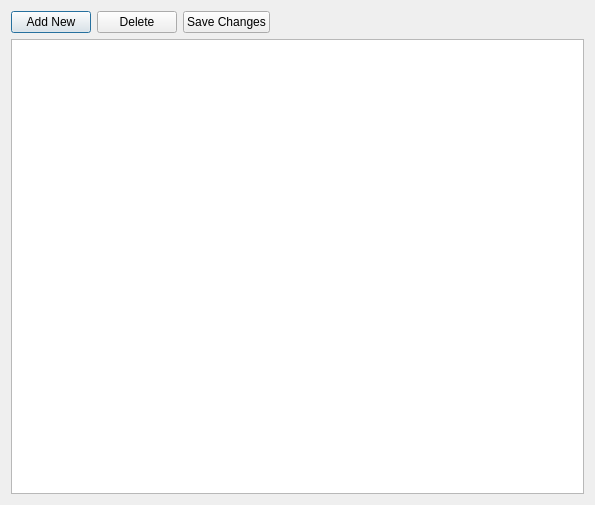
<?xml version="1.0" encoding="UTF-8"?>
<ui version="4.0">
 <class>TabularContainerEditor</class>
 <widget class="QDialog" name="TabularContainerEditor">
  <property name="geometry">
   <rect>
    <x>0</x>
    <y>0</y>
    <width>595</width>
    <height>505</height>
   </rect>
  </property>
  <property name="windowTitle">
   <string>Container Details</string>
  </property>
  <layout class="QVBoxLayout" name="verticalLayout">
   <item>
    <layout class="QHBoxLayout" name="horizontalLayout">
     <item>
      <widget class="QPushButton" name="cmdNewContainer">
       <property name="text">
        <string>Add New</string>
       </property>
      </widget>
     </item>
     <item>
      <widget class="QPushButton" name="cmdDeleteContainer">
       <property name="text">
        <string>Delete</string>
       </property>
      </widget>
     </item>
     <item>
      <widget class="QPushButton" name="cmdSaveChanges">
       <property name="text">
        <string>Save Changes</string>
       </property>
      </widget>
     </item>
     <item>
      <spacer name="horizontalSpacer">
       <property name="orientation">
        <enum>Qt::Horizontal</enum>
       </property>
       <property name="sizeHint" stdset="0">
        <size>
         <width>40</width>
         <height>18</height>
        </size>
       </property>
      </spacer>
     </item>
    </layout>
   </item>
   <item>
    <widget class="QTableView" name="tableView"/>
   </item>
  </layout>
 </widget>
 <resources/>
 <connections/>
</ui>
